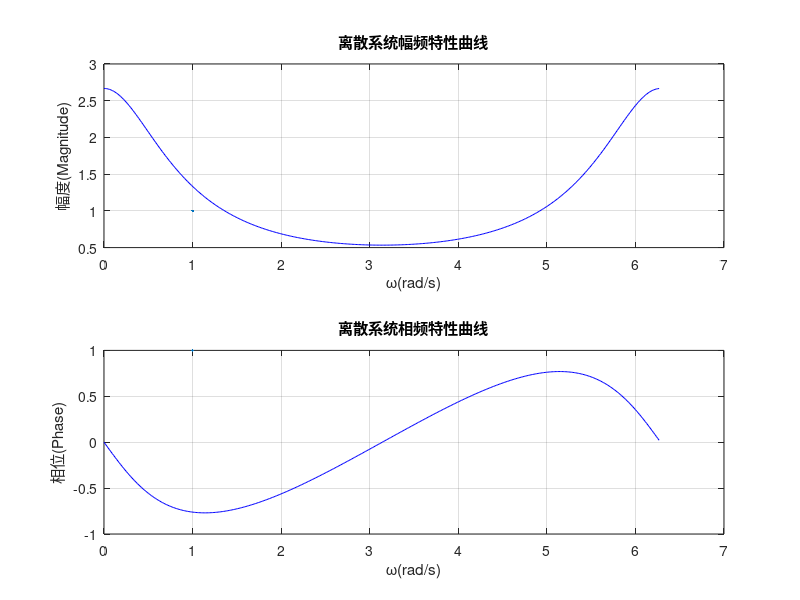

Reproduce this figure in MATLAB.
%试用 Matlab 画出下列因果系统的系统函数频率响应曲线
% 并判断系统的稳定性。
clear
clc
close all
b1=[1 0 0];
a1=[1 -0.75 0.125];

[H,w]=freqz(b1,a1,400,'whole');
Hm=abs(H);
Hp=angle(H);

subplot(2,1,1);
plot(w,Hm,'b-',LineWidth=1)
grid on
hold on
xlabel('\omega(rad/s)')
ylabel('幅度(Magnitude)')
title('离散系统幅频特性曲线')

subplot(2,1,2)
plot(w,Hp,'b-',LineWidth=1)

grid on
xlabel('\omega(rad/s)')
ylabel('相位(Phase)')
title('离散系统相频特性曲线')
















